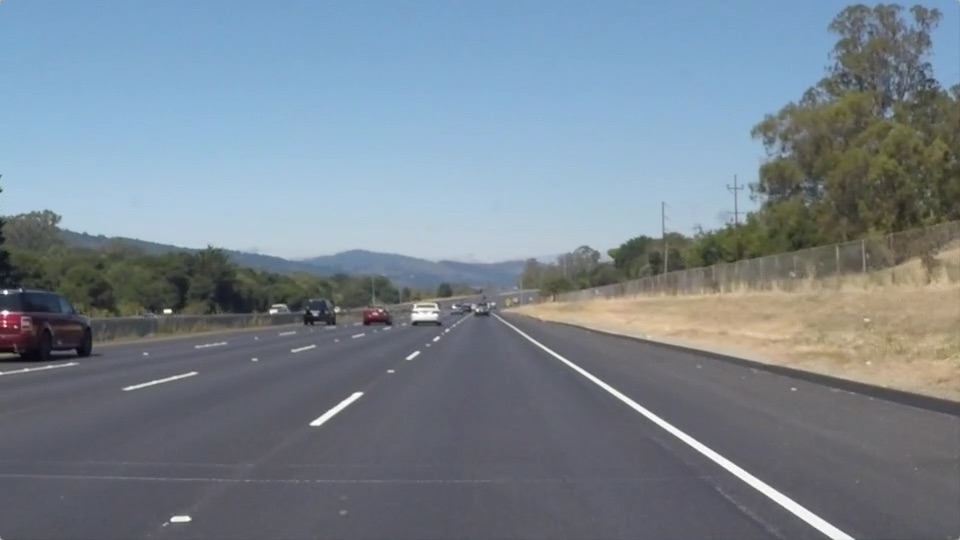
#> input picture test_images/solidWhiteRight.jpg, 960 x 540 px
$ jupyter execute --allow-errors P1.ipynb   (shell and % lines are left out)
#> lines starting #> are read from the running program, lines starting #| are printed output that depends on the picture; after the words box and inside, x2 and y2 are one past the last pixel; in counts of white or black regions, pixels touching at a corner belong together
# Self-Driving Car Engineer Nanodegree

## Project: **Finding Lane Lines on the Road**
***
In this project, you will use the tools you learned about in the lesson to identify lane lines on the road.  You can develop your pipeline on a series of individual images, and later apply the result to a video stream (really just a series of images). Check out the video clip "raw-lines-example.mp4" (also contained in this repository) to see what the output should look like after using the helper functions below.

Once you have a result that looks roughly like "raw-lines-example.mp4", you'll need to get creative and try to average and/or extrapolate the line segments you've detected to map out the full extent of the lane lines.  You can see an example of the result you're going for in the video "P1_example.mp4".  Ultimately, you would like to draw just one line for the left side of the lane, and one for the right.

In addition to implementing code, there is a brief writeup to complete. The writeup should be completed in a separate file, which can be either a markdown file or a pdf document. There is a [write up template](https://github.com/udacity/CarND-LaneLines-P1/blob/master/writeup_template.md) that can be used to guide the writing process. Completing both the code in the Ipython notebook and the writeup template will cover all of the [rubric points](https://review.udacity.com/#!/rubrics/322/view) for this project.

---
Let's have a look at our first image called 'test_images/solidWhiteRight.jpg'.  Run the 2 cells below (hit Shift-Enter or the "play" button above) to display the image.

**Note: If, at any point, you encounter frozen display windows or other confounding issues, you can always start again with a clean slate by going to the "Kernel" menu above and selecting "Restart & Clear Output".**

---

**The tools you have are color selection, region of interest selection, grayscaling, Gaussian smoothing, Canny Edge Detection and Hough Tranform line detection.  You  are also free to explore and try other techniques that were not presented in the lesson.  Your goal is piece together a pipeline to detect the line segments in the image, then average/extrapolate them and draw them onto the image for display (as below).  Once you have a working pipeline, try it out on the video stream below.**

---

<figure>

 <figcaption>
 <p></p>
 <p style="text-align: center;"> Your output should look something like this (above) after detecting line segments using the helper functions below </p>
 </figcaption>
</figure>
 <p></p>
<figure>

 <figcaption>
 <p></p>
 <p style="text-align: center;"> Your goal is to connect/average/extrapolate line segments to get output like this</p>
 </figcaption>
</figure>

**Run the cell below to import some packages.  If you get an `import error` for a package you've already installed, try changing your kernel (select the Kernel menu above --> Change Kernel).  Still have problems?  Try relaunching Jupyter Notebook from the terminal prompt.  Also, consult the forums for more troubleshooting tips.**

## Import Packages

[cell 1]
#importing some useful packages
import matplotlib.pyplot as plt
import matplotlib.image as mpimg
import numpy as np
import cv2

## Read in an Image

[cell 2]
#reading in an image
image = mpimg.imread('test_images/solidWhiteRight.jpg')
#> image is the input picture: shape (540, 960, 3); mean R, G, B 120.3, 132.6, 143.7

#printing out some stats and plotting
print('This image is:', type(image), 'with dimensions:', image.shape)
#| This image is: <class 'numpy.ndarray'> with dimensions: (540, 960, 3)
plt.imshow(image)  # if you wanted to show a single color channel image called 'gray', for example, call as plt.imshow(gray, cmap='gray')

## Ideas for Lane Detection Pipeline

**Some OpenCV functions (beyond those introduced in the lesson) that might be useful for this project are:**

`cv2.inRange()` for color selection
`cv2.fillPoly()` for regions selection
`cv2.line()` to draw lines on an image given endpoints
`cv2.addWeighted()` to coadd / overlay two images
`cv2.cvtColor()` to grayscale or change color
`cv2.imwrite()` to output images to file
`cv2.bitwise_and()` to apply a mask to an image

**Check out the OpenCV documentation to learn about these and discover even more awesome functionality!**

## Helper Functions

Below are some helper functions to help get you started. They should look familiar from the lesson!

[cell 3]
import math
from sklearn.linear_model import LinearRegression

# [8 lines left out: function grayscale, not called in this run]
    # Or use BGR2GRAY if you read an image with cv2.imread()
    # return cv2.cvtColor(img, cv2.COLOR_BGR2GRAY)

def canny(img, low_threshold, high_threshold):
    """Applies the Canny transform"""
    return cv2.Canny(img, low_threshold, high_threshold)

def gaussian_blur(img, kernel_size):
    """Applies a Gaussian Noise kernel"""
    return cv2.GaussianBlur(img, (kernel_size, kernel_size), 0)

def region_of_interest(img, vertices):
    """
    Applies an image mask.

    Only keeps the region of the image defined by the polygon
    formed from `vertices`. The rest of the image is set to black.
    """
    #defining a blank mask to start with
    mask = np.zeros_like(img)

    #defining a 3 channel or 1 channel color to fill the mask with depending on the input image
    if len(img.shape) > 2:
        channel_count = img.shape[2]  # i.e. 3 or 4 depending on your image
        ignore_mask_color = (255,) * channel_count
    else:
        ignore_mask_color = 255

    #filling pixels inside the polygon defined by "vertices" with the fill color
    cv2.fillPoly(mask, vertices, ignore_mask_color)

    #returning the image only where mask pixels are nonzero
    masked_image = cv2.bitwise_and(img, mask)
    return masked_image


# [4 lines left out: function draw_segmented_lines, not called in this run]


def hough_lines(img, rho, theta, threshold, min_line_len, max_line_gap):
    """
    `img` should be the output of a Canny transform.

    Returns an image with hough lines drawn.
    """
    lines = cv2.HoughLinesP(img, rho, theta, threshold, np.array([]),
                            minLineLength=min_line_len, maxLineGap=max_line_gap)
    line_img = np.zeros((img.shape[0], img.shape[1], 3), dtype=np.uint8)
    draw_lines(line_img, lines, 150)
    return line_img

# [11 lines left out: function hough_segmented_lines, not called in this run]

# Python 3 has support for cool math symbols.

def weighted_img(img, initial_img, α=0.8, β=1., γ=0.):
    """
    `img` is the output of the hough_lines(), An image with lines drawn on it.
    Should be a blank image (all black) with lines drawn on it.

    `initial_img` should be the image before any processing.

    The result image is computed as follows:

    initial_img * α + img * β + γ
    NOTE: initial_img and img must be the same shape!
    """
    return cv2.addWeighted(initial_img, α, img, β, γ)

[cell 4]
def find_roi_vertices(img):
    ysize, xsize, _ = image.shape


    return [np.array([[np.int32(xsize * 0.1), ysize],
                      [np.int32(xsize * 0.95), ysize],
                      [np.int32(11 * xsize / 20), np.int32(12 * ysize / 20)],
                      [np.int32(9 * xsize / 20), np.int32(12 * ysize / 20)]], np.int32)]

[cell 5]
def draw_lines(img, lines, color=[255, 0, 0], thickness=20, sensitivity=50):
    """
    NOTE: this is the function you might want to use as a starting point once you want to
    average/extrapolate the line segments you detect to map out the full
    extent of the lane (going from the result shown in raw-lines-example.mp4
    to that shown in P1_example.mp4).

    Think about things like separating line segments by their
    slope ((y2-y1)/(x2-x1)) to decide which segments are part of the left
    line vs. the right line.  Then, you can average the position of each of
    the lines and extrapolate to the top and bottom of the lane.

    This function draws `lines` with `color` and `thickness`.
    Lines are drawn on the image inplace (mutates the image).
    If you want to make the lines semi-transparent, think about combining
    this function with the weighted_img() function below
    """

    right_x = []
    right_y = []
    left_x = []
    left_y = []

    for line in lines:
        for x1, y1, x2, y2 in line:
            if (x2 - x1) / (y2 - y1) > 0:
                right_x.append(x1)
                right_x.append(x2)
                right_y.append(y1)
                right_y.append(y2)

            elif (x2 - x1) / (y2 - y1) < 0:
                left_x.append(x1)
                left_x.append(x2)
                left_y.append(y1)
                left_y.append(y2)

    if  len(left_y) > 3  and len(right_y) > 3:
        # the linear model misfits when only small number of points are passed

        y_1 = img.shape[0]
        y_2 = np.min([np.min(right_y), np.min(left_y)])

        lm_left = LinearRegression()
        left_fitted = lm_left.fit(np.array(left_x).reshape(-1, 1), np.array(left_y).reshape(-1, 1))
        left_points_1 = (np.int32((y_1 - left_fitted.intercept_) / left_fitted.coef_[0])[0], y_1)
        left_points_2 = (np.int32((y_2 - left_fitted.intercept_) / left_fitted.coef_[0])[0], y_2)

        lm_right = LinearRegression()
        right_fitted = lm_right.fit(np.array(right_x).reshape(-1, 1), np.array(right_y).reshape(-1, 1))
        right_points_1 = (np.int32((y_1 - right_fitted.intercept_) / right_fitted.coef_[0])[0], y_1)
        right_points_2 = (np.int32((y_2 - right_fitted.intercept_) / right_fitted.coef_[0])[0], y_2)

        if left_fitted.coef_[0] < 0 and right_fitted.coef_[0] > 0 and left_points_2[0] < right_points_2[0] + sensitivity:
            cv2.line(img, left_points_1, left_points_2, [255, 0, 0], 20)
            cv2.line(img, right_points_1, right_points_2, [255, 0, 0], 20)

## Build a Lane Finding Pipeline

Build the pipeline and run your solution on all test_images. Make copies into the `test_images_output` directory, and you can use the images in your writeup report.

Try tuning the various parameters, especially the low and high Canny thresholds as well as the Hough lines parameters.

### 1. Read in image file

[cell 6]
# filepath = 'test_images/solidWhiteCurve.jpg'
# filepath = 'test_images/solidWhiteRight.jpg'
# filepath = 'test_images/solidYellowCurve.jpg'
filepath = 'test_images/solidYellowCurve2.jpg'
# filepath = 'test_images/solidYellowLeft.jpg'
# filepath = 'test_images/whiteCarLaneSwitch.jpg'

image = mpimg.imread(filepath)
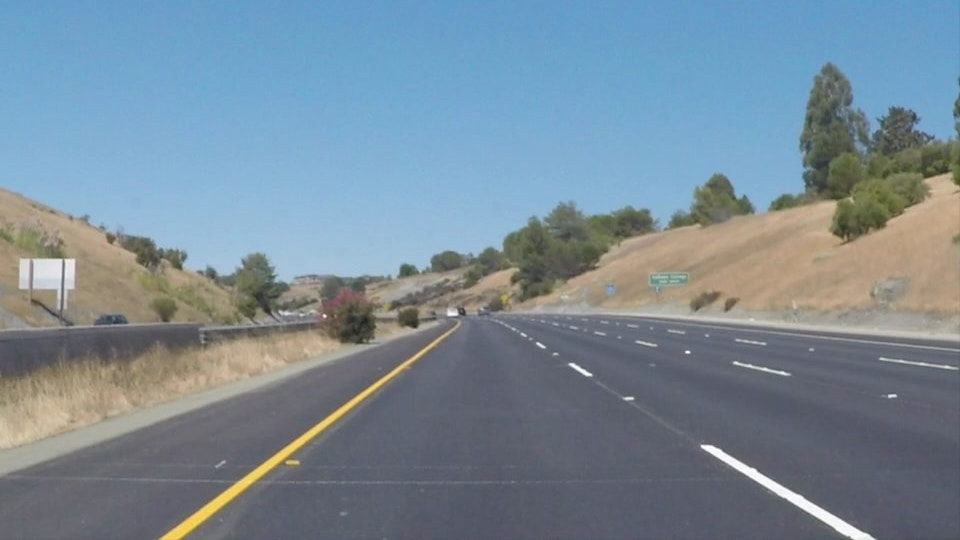
#> input picture test_images/solidYellowCurve2.jpg, 960 x 540 px
#> image is the input picture: shape (540, 960, 3); mean R, G, B 120.7, 138.6, 151.5

### 2. Color selection

[cell 7]
def display_color_bin(img, color_space='rgb'):
#> called with color_space = 'hsv'
    thresholds = [(0, 50), (50, 100), (100, 150), (150, 200), (200, 255)]
    plt.figure(figsize=(20, 7))

    if color_space == 'rgb':
        r = img[:, :, 0]
        g = img[:, :, 1]
        b = img[:, :, 2]
        channels = [r, g, b]

    elif color_space == 'hls':
        hls = cv2.cvtColor(img, cv2.COLOR_RGB2HLS)
        h = hls[:, :, 0]
        l = hls[:, :, 1]
        s = hls[:, :, 2]
        channels = [h, l, s]

    elif color_space == 'hsv':
        hsv = cv2.cvtColor(img, cv2.COLOR_RGB2HSV)
#> hsv: shape (540, 960, 3); mean H, S, V 86.9, 66.5, 159.6
        h = hsv[:, :, 0]
        s = hsv[:, :, 1]
        v = hsv[:, :, 2]
        channels = [h, s, v]

    for i, c in enumerate(channels):
        for j, thresh in enumerate(thresholds):
            tmp = cv2.inRange(c, thresh[0], thresh[1])
            plt.subplot(3, 5, 5 * i + j + 1)
            plt.imshow(tmp)
            plt.xticks(())
            plt.yticks(())
            plt.title(list(color_space)[i]+ " : " + str(thresh))
#> this loop made 3 passes
    plt.tight_layout()


img = mpimg.imread(filepath)
display_color_bin(img, color_space='hsv')

[cell 8]
display_color_bin(img)
#> the loop in display_color_bin (call 2), `for i, c in enumerate(channels):` made 3 passes

[cell 9]
def hsv_select(img, s_thresh=(0, 255), v_thresh=(0, 255)):
    hsv = cv2.cvtColor(img, cv2.COLOR_RGB2HSV)
    s_channel = hsv[:, :, 1]
    v_channel = hsv[:, :, 2]

    s_bin = cv2.inRange(s_channel, s_thresh[0], s_thresh[1])
    v_bin = cv2.inRange(v_channel, v_thresh[0], v_thresh[1])

    return cv2.bitwise_or(s_bin, v_bin)

[cell 10]
filepath = 'test_images/solidYellowCurve.jpg'
img = mpimg.imread(filepath)
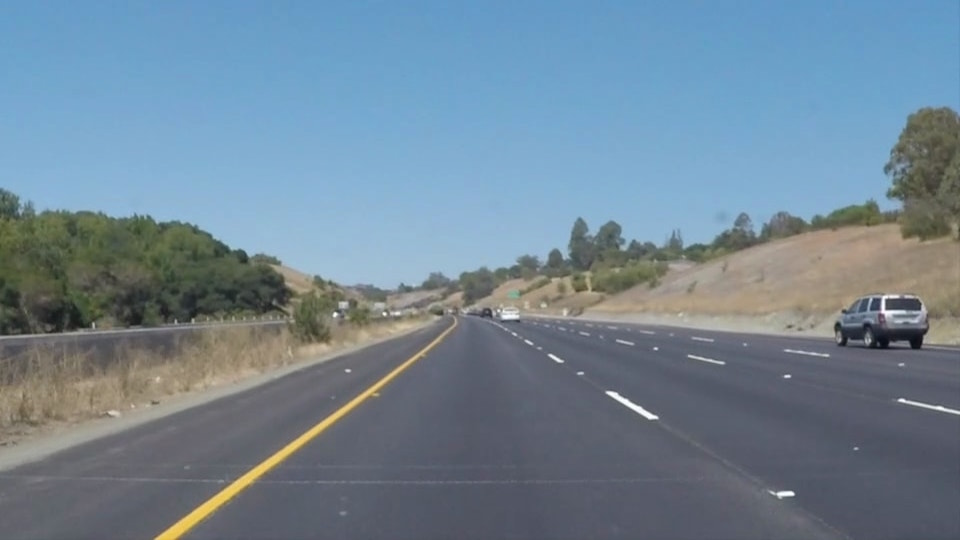
#> input picture test_images/solidYellowCurve.jpg, 960 x 540 px
#> img is the input picture: shape (540, 960, 3); mean R, G, B 113, 133.4, 149
hsv_bin = hsv_select(img, (100, 255), (200, 255))
#> in hsv_select, `s_bin = cv2.inRange(s_channel, s_thresh[0], s_thresh[1])`:
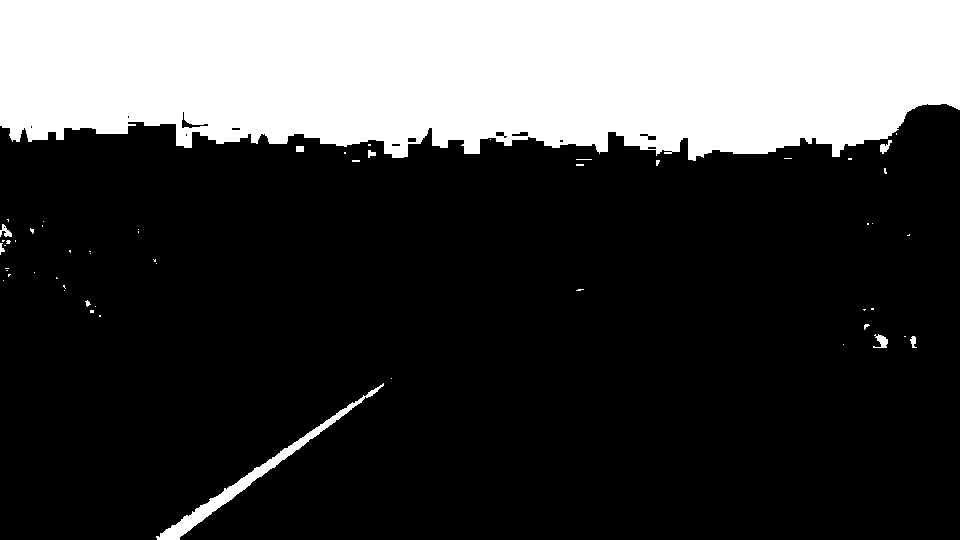
#> s_bin: shape (540, 960); 26.5% white; 57 white regions (47 under 20 px), largest, box (x1, y1, x2, y2) and area: (0, 0, 960, 161) 134119, (156, 383, 384, 540) 2366, (873, 334, 888, 348) 116
f, (ax1, ax2) = plt.subplots(1, 2, figsize=(20, 10))
ax1.imshow(img)
ax1.set_title('Original Image', fontsize=15)
ax2.imshow(hsv_bin)
ax2.set_title('Color thresholded binary mask', fontsize=15)

[cell 11]
# TODO: Build your pipeline that will draw lane lines on the test_images
# then save them to the test_images_output directory.

# 1. Read in image file

filepath = 'test_images/solidWhiteCurve.jpg'
# [5 lines of commented-out code are left out]
image = mpimg.imread(filepath)
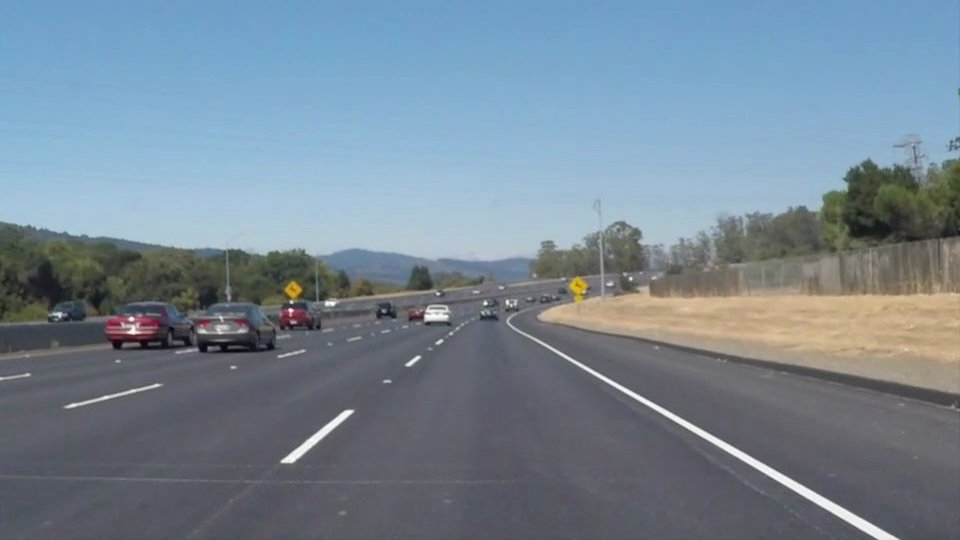
#> input picture test_images/solidWhiteCurve.jpg, 960 x 540 px
#> image is the input picture: shape (540, 960, 3); mean R, G, B 118.5, 134.5, 148.1
color_select = np.copy(image)

# [10 lines of commented-out code are left out]
color_selected = hsv_select(image, s_thresh=(125, 255), v_thresh=(200, 255))
#> call 2 of hsv_select, with s_thresh = (125, 255), v_thresh = (200, 255)
#> in hsv_select (call 2), `v_channel = hsv[:, :, 2]`:
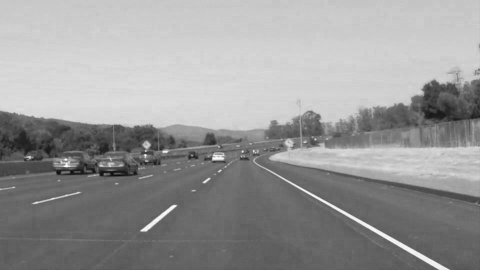
#> v_channel: shape (540, 960) (shown at 1/2 size); min 12, max 255, mean 152.4

# 3. region selection
masked = region_of_interest(color_selected, find_roi_vertices(color_selected))

# 4. Gaussian de-noising
blurred_image = gaussian_blur(masked, kernel_size=5)

# 5. Canny edge detection
edges = canny(blurred_image, 150, 250)

# 5. Hough transformation + extrapolation/ averaging of found lines
rho = 2
theta = np.pi /180
threshold = 50  # minimum number of votes (intersections in Hough grid cell)
min_line_len = 50  # minimum number of pixels making up a line
max_line_gap = 50    # maximum gap in pixels between connectable line segments
lines_found = hough_lines(edges, rho, theta, threshold, min_line_len, max_line_gap)
#> in hough_lines, `lines = cv2.HoughLinesP(img, rho, theta, threshold, np.array([]), minL..`: lines = [[532, 336, 897, 539], [531, 338, 877, 538], [294, 461, 352, 412], [281, 460, 343, 411], [282, 460, 346, 410], [290, 462, 348, 415]]
#> the loop in draw_lines, `for line in lines:` made 6 passes
#> after the loop in draw_lines, `for line in lines:`: left_x = [294, 352, 281, 343, 282, 346, 290, 348]; left_y = [461, 412, 460, 411, 460, 410, 462, 415]; right_x = [532, 897, 531, 877]; right_y = [336, 539, 338, 538]
#> in draw_lines, `y_2 = np.min([np.min(right_y), np.min(left_y)])`: y_2 = 336
#> in draw_lines, `left_points_1 = (np.int32((y_1 - left_fitted.intercept_) / left_fitted..`: left_points_1 = (185, 540)
#> in draw_lines, `left_points_2 = (np.int32((y_2 - left_fitted.intercept_) / left_fitted..`: left_points_2 = (444, 336)
#> in draw_lines, `right_points_1 = (np.int32((y_1 - right_fitted.intercept_) / right_fit..`: right_points_1 = (889, 540)
#> in draw_lines, `right_points_2 = (np.int32((y_2 - right_fitted.intercept_) / right_fit..`: right_points_2 = (529, 336)
#> in draw_lines, `cv2.line(img, right_points_1, right_points_2, [255, 0, 0], 20)`:
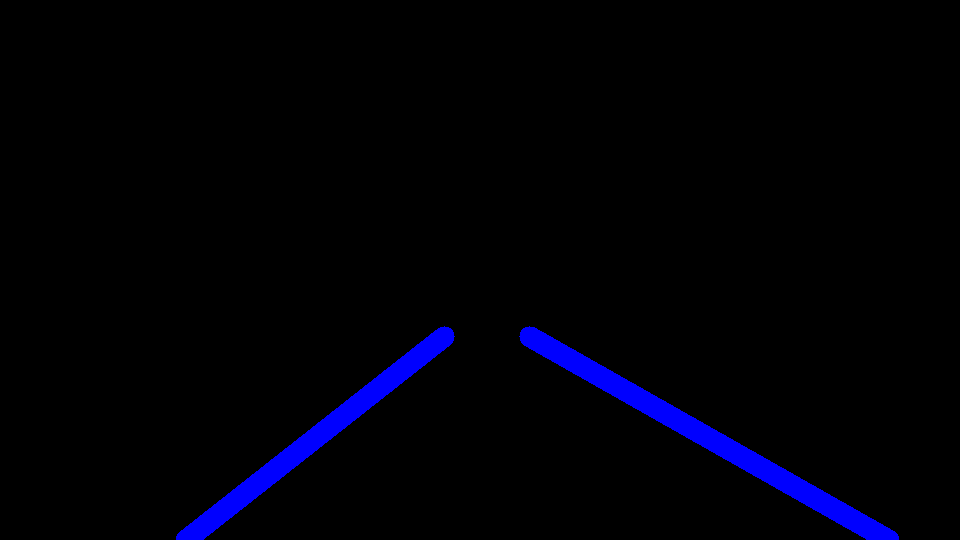
#> img: shape (540, 960, 3); mean of channels 0, 1, 2 7.8, 0, 0; drawn as B, G, R

# 6. Display the result overlaying on the original image
plt.figure(figsize=(8, 4.5))
plt.imshow(weighted_img(lines_found, image, α=.9, β=1., γ=0.))
plt.xticks(())
plt.yticks(())
plt.title("Lane lines averaged and extrapolated");

## Test Images

Build your pipeline to work on the images in the directory "test_images"
**You should make sure your pipeline works well on these images before you try the videos.**

[cell 12]
def process_image(image):

    # NOTE: The output you return should be a color image (3 channel) for processing video below
    # TODO: put your pipeline here,
    # you should return the final output (image where lines are drawn on lanes)

    color_select = np.copy(image)

    # [10 lines of commented-out code are left out]
    color_selected = hsv_select(image, s_thresh=(150, 255), v_thresh=(200, 255))
#> call 3 of hsv_select, with s_thresh = (150, 255), v_thresh = (200, 255)
#> in hsv_select (call 3), `return cv2.bitwise_or(s_bin, v_bin)`:
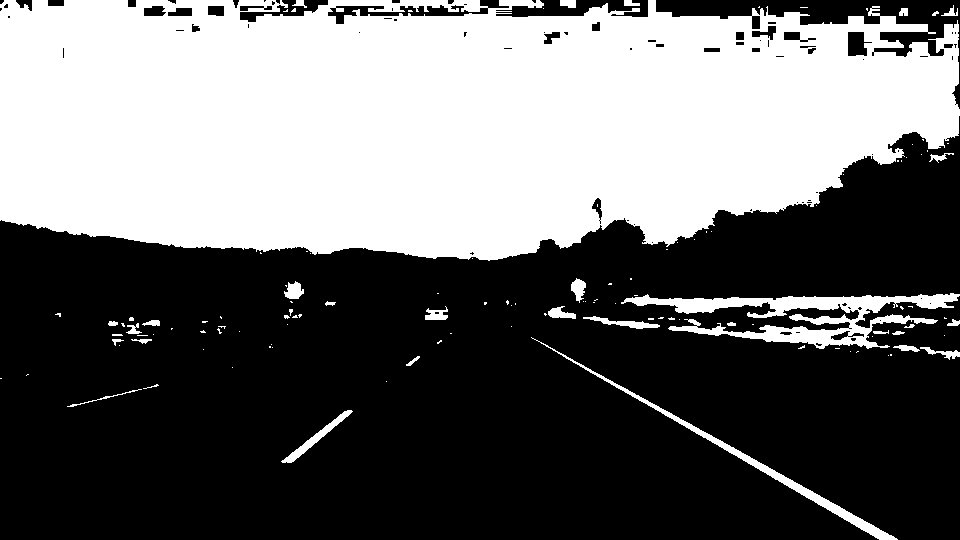
#> returned value: shape (540, 960); 42% white; 121 white regions (88 under 20 px), largest, box (x1, y1, x2, y2) and area: (0, 0, 960, 261) 204705, (621, 293, 960, 349) 6766, (531, 337, 898, 540) 2313

    # 3. region selection
    masked = region_of_interest(color_selected, find_roi_vertices(color_selected))

    # 4. Gaussian de-noising
    blurred_image = gaussian_blur(masked, kernel_size=5)

    # 5. Canny edge detection
    edges = canny(blurred_image, 150, 250)

    # 5. Hough transformation
    rho = 2
    theta = np.pi /180
    threshold = 50  # minimum number of votes (intersections in Hough grid cell)
    min_line_len = 50  # minimum number of pixels making up a line
    max_line_gap = 50   # maximum gap in pixels between connectable line segments
    lines_found = hough_lines(edges, rho, theta, threshold, min_line_len, max_line_gap)
#> the loop in draw_lines (call 2), `for line in lines:` made 6 passes


    return weighted_img(lines_found, image, α=0.9, β=1., γ=0.)
